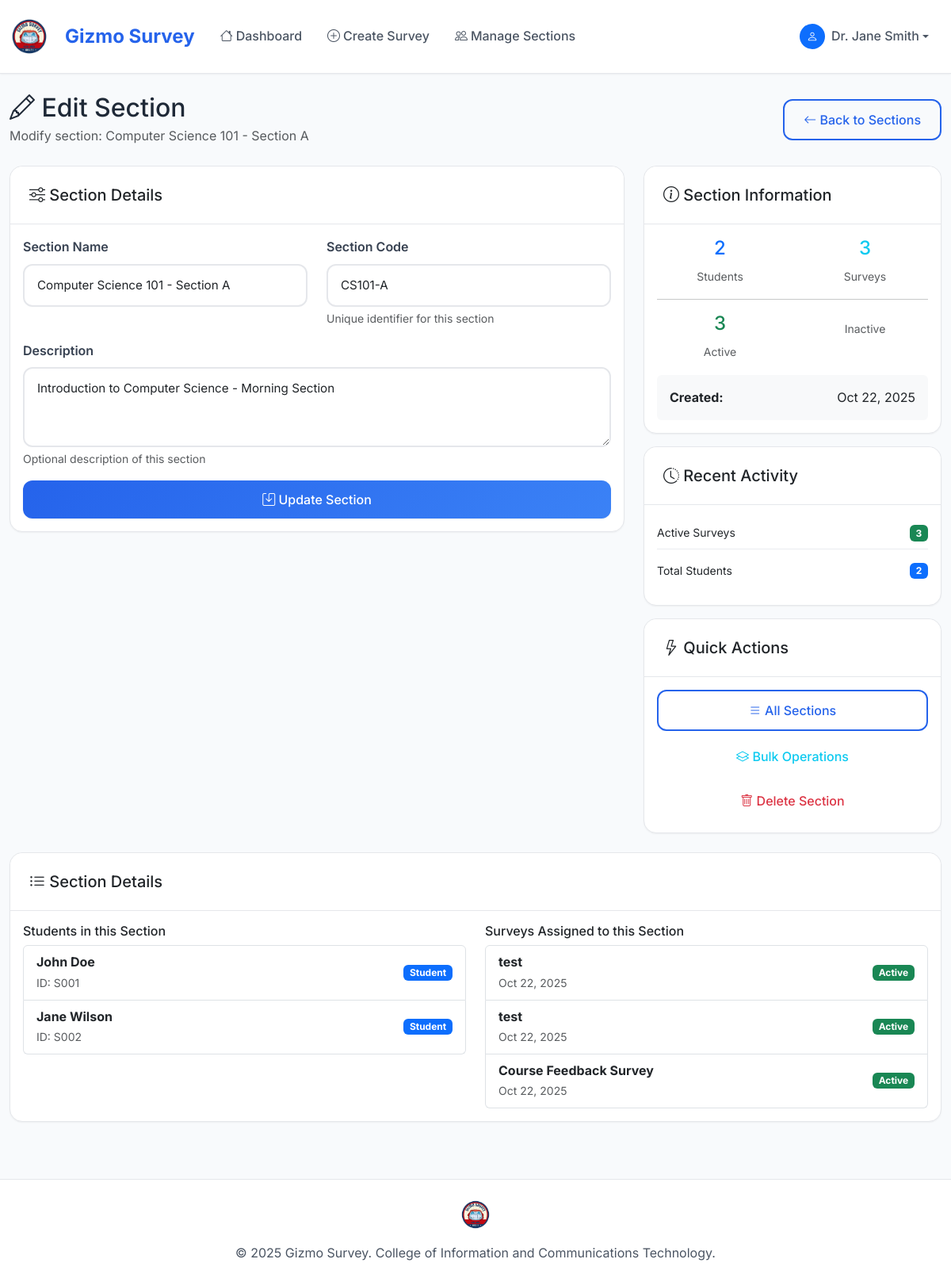
The page /teacher/section/1/edit/ (signed in) on the database its author committed.
### myapp/models.py (models this page shows, shortened)
class Section(models.Model):
    name = models.CharField(max_length=100)
    code = models.CharField(max_length=20, unique=True)
    description = models.TextField(blank=True)
    created_at = models.DateTimeField(auto_now_add=True)

class UserProfile(models.Model):
    ROLE_CHOICES = [
        ('student', 'Student'),
        ('teacher', 'Teacher'),
    ]
    user = models.OneToOneField(User, on_delete=models.CASCADE)
    role = models.CharField(max_length=10, choices=ROLE_CHOICES)
    section = models.ForeignKey(Section, on_delete=models.CASCADE, null=True, blank=True)
    student_id = models.CharField(max_length=20, blank=True, null=True)

class Survey(models.Model):
    title = models.CharField(max_length=200)
    description = models.TextField(blank=True)
    created_by = models.ForeignKey(User, on_delete=models.CASCADE, related_name='created_surveys')
    sections = models.ManyToManyField(Section, related_name='surveys')
    is_active = models.BooleanField(default=True)
    created_at = models.DateTimeField(auto_now_add=True)
    updated_at = models.DateTimeField(auto_now=True)
    due_date = models.DateTimeField(null=True, blank=True)
    class Meta:
        ordering = ['-created_at']

### myapp/views.py (the view)
# urls.py: path('teacher/section/<int:section_id>/edit/', views.edit_section, name='edit_section'),
@login_required
def edit_section(request, section_id):
    profile = UserProfile.objects.get(user=request.user)
    if profile.role != 'teacher':
        messages.error(request, 'Access denied. Teacher access required.')
        return redirect('home')
    section = get_object_or_404(Section, id=section_id)
    if request.method == 'POST':
        form = SectionForm(request.POST, instance=section)
        if form.is_valid():
            form.save()
            messages.success(request, 'Section updated successfully!')
            return redirect('manage_sections')
    else:
        form = SectionForm(instance=section)
    stats = {
        'total_students': UserProfile.objects.filter(section=section, role='student').count(),
        'total_surveys': Survey.objects.filter(sections=section).count(),
        'active_surveys': Survey.objects.filter(sections=section, is_active=True).count(),
    }
    context = {
        'section': section,
        'form': form,
        'stats': stats,
        'profile': profile,
    }
    return render(request, 'myapp/edit_section.html', context)

### myapp/templates/myapp/edit_section.html (shortened to what this page needs)
{% extends 'myapp/base.html' %}
{% block content %}
<div class="container-fluid py-4">
    <div class="row">
        <div class="col-12">
            <div class="d-flex justify-content-between align-items-center mb-4">
                <div>
                    <h2 class="mb-1">
                        <i class="bi bi-pencil"></i> Edit Section
                    </h2>
                    <p class="text-muted mb-0">
                        Modify section: {{ section.name }}
                    </p>
                </div>
                <div class="d-flex gap-2">
                    <a href="{% url 'manage_sections' %}" class="btn btn-outline-primary">
                        <i class="bi bi-arrow-left"></i> Back to Sections
                    </a>
                </div>
            </div>
        </div>
    </div>
    <div class="row">
        <div class="col-lg-8">
            <div class="card">
                <div class="card-header">
                    <h5 class="mb-0">
                        <i class="bi bi-sliders"></i> Section Details
                    </h5>
                </div>
                <div class="card-body">
                    <form method="post">
                        <div class="row">
                            <div class="col-md-6">
                                <div class="mb-3">
                                    <label for="{{ form.name.id_for_label }}" class="form-label">Section Name</label>
                                    {{ form.name }}
                                </div>
                            </div>
                            <div class="col-md-6">
                                <div class="mb-3">
                                    <label for="{{ form.code.id_for_label }}" class="form-label">Section Code</label>
                                    {{ form.code }}
                                    <div class="form-text">Unique identifier for this section</div>
                                </div>
                            </div>
                        </div>
                        <div class="mb-3">
                            <label for="{{ form.description.id_for_label }}" class="form-label">Description</label>
                            {{ form.description }}
                            <div class="form-text">Optional description of this section</div>
                        </div>
                        <div class="d-grid">
                            <button type="submit" class="btn btn-primary">
                                <i class="bi bi-save"></i> Update Section
                            </button>
                        </div>
                    </form>
                </div>
            </div>
        </div>
        <div class="col-lg-4">
            <div class="card">
                <div class="card-header">
                    <h5 class="mb-0">
                        <i class="bi bi-info-circle"></i> Section Information
                    </h5>
                </div>
                <div class="card-body">
                    <div class="row text-center">
                        <div class="col-6">
                            <h4 class="text-primary">{{ stats.total_students }}</h4>
                            <small class="text-muted">Students</small>
                        </div>
                        <div class="col-6">
                            <h4 class="text-info">{{ stats.total_surveys }}</h4>
                            <small class="text-muted">Surveys</small>
                        </div>
                    </div>
                    <hr>
                    <div class="row text-center">
                        <div class="col-6">
                            <h4 class="text-success">{{ stats.active_surveys }}</h4>
                            <small class="text-muted">Active</small>
                        </div>
                        <div class="col-6">
                            <small class="text-muted">Inactive</small>
                        </div>
                    </div>
                    <div class="mt-3 p-3 bg-light rounded">
                        <div class="d-flex justify-content-between align-items-center">
                            <span class="fw-bold">Created:</span>
                            <span>{{ section.created_at|date:"M d, Y" }}</span>
                        </div>
                    </div>
                </div>
            </div>
            <div class="card mt-3">
                <div class="card-header">
                    <h5 class="mb-0">
                        <i class="bi bi-clock-history"></i> Recent Activity
                    </h5>
                </div>
                <div class="card-body">
                    {% if stats.total_surveys > 0 %}
                        <div class="activity-item mb-2">
                            <div class="d-flex justify-content-between align-items-center">
                                <span class="small">Active Surveys</span>
                                <span class="badge bg-success">{{ stats.active_surveys }}</span>
                            </div>
                        </div>
                        <div class="activity-item mb-2">
                            <div class="d-flex justify-content-between align-items-center">
                                <span class="small">Total Students</span>
                                <span class="badge bg-primary">{{ stats.total_students }}</span>
                            </div>
                        </div>
                    {% else %}
                        <div class="text-center py-3">
                            <i class="bi bi-clipboard display-4 text-muted"></i>
                            <p class="text-muted mt-2 mb-0">No surveys assigned yet</p>
                        </div>
                    {% endif %}
                </div>
            </div>
            <div class="card mt-3">
                <div class="card-header">
                    <h5 class="mb-0">
                        <i class="bi bi-lightning"></i> Quick Actions
                    </h5>
                </div>
                <div class="card-body">
                    <div class="d-grid gap-2">
                        <a href="{% url 'manage_sections' %}" class="btn btn-outline-primary">
                            <i class="bi bi-list"></i> All Sections
                        </a>
                        <a href="{% url 'section_bulk_operations' %}" class="btn btn-outline-info">
                            <i class="bi bi-layers"></i> Bulk Operations
                        </a>
                        <a href="{% url 'delete_section' section.id %}"
                           class="btn btn-outline-danger"
                           onclick="return confirm('Are you sure you want to delete this section? This action cannot be undone.')">
                            <i class="bi bi-trash"></i> Delete Section
                        </a>
                    </div>
                </div>
            </div>
        </div>
    </div>
    <div class="row mt-4">
        <div class="col-12">
            <div class="card">
                <div class="card-header">
                    <h5 class="mb-0">
                        <i class="bi bi-list-ul"></i> Section Details
                    </h5>
                </div>
                <div class="card-body">
                    <div class="row">
                        <div class="col-md-6">
                            <h6>Students in this Section</h6>
                            {% if stats.total_students > 0 %}
                                <div class="list-group">
                                    {% for student in section.userprofile_set.filter|slice:":5" %}
                                        <div class="list-group-item d-flex justify-content-between align-items-center">
                                            <div>
                                                <strong>{{ student.user.get_full_name|default:student.user.username }}</strong>
                                                {% if student.student_id %}
                                                    <br><small class="text-muted">ID: {{ student.student_id }}</small>
                                                {% endif %}
                                            </div>
                                            <span class="badge bg-primary">Student</span>
                                        </div>
                                    {% endfor %}
                                </div>
                            {% else %}
                                <p class="text-muted">No students assigned to this section.</p>
                            {% endif %}
                        </div>
                        <div class="col-md-6">
                            <h6>Surveys Assigned to this Section</h6>
                            {% if stats.total_surveys > 0 %}
                                <div class="list-group">
                                    {% for survey in section.surveys.all|slice:":5" %}
                                        <div class="list-group-item d-flex justify-content-between align-items-center">
                                            <div>
                                                <strong>{{ survey.title }}</strong>
                                                <br><small class="text-muted">{{ survey.created_at|date:"M d, Y" }}</small>
                                            </div>
                                            <span class="badge bg-{% if survey.is_active %}success{% else %}secondary{% endif %}">
                                                {% if survey.is_active %}Active{% else %}Inactive{% endif %}
                                            </span>
                                        </div>
                                    {% endfor %}
                                </div>
                            {% else %}
                                <p class="text-muted">No surveys assigned to this section.</p>
                            {% endif %}
                        </div>
                    </div>
                </div>
            </div>
        </div>
    </div>
</div>
{% endblock %}

### myapp/templates/myapp/base.html (shortened to what this page needs)
<!DOCTYPE html>
<html lang="en">
<head>
    <link href="https://cdn.jsdelivr.net/npm/bootstrap@5.3.0/dist/css/bootstrap.min.css" rel="stylesheet">
    <link href="https://cdn.jsdelivr.net/npm/bootstrap-icons@1.10.0/font/bootstrap-icons.css" rel="stylesheet">
</head>
<body>
    <nav class="navbar navbar-expand-lg navbar-light">
        <div class="container-fluid">
            <a class="navbar-brand d-flex align-items-center" href="{% url 'home' %}">
                {% load static %}
                <img src="{% static 'myapp/images/logo_survey.png' %}" alt="Gizmo Survey Logo" class="navbar-logo">
                <span class="brand-text">Gizmo Survey</span>
            </a>
            {% if user.is_authenticated %}
            <div class="collapse navbar-collapse" id="navbarNav">
                <ul class="navbar-nav me-auto">
                    {% if user.userprofile.role == 'student' %}
                        <li class="nav-item">
                            <a class="nav-link" href="{% url 'student_dashboard' %}">
                                <i class="bi bi-house me-1"></i>Dashboard
                            </a>
                        </li>
                        <li class="nav-item">
                            <a class="nav-link" href="{% url 'student_history' %}">
                                <i class="bi bi-clock-history me-1"></i>My Responses
                            </a>
                        </li>
                    {% elif user.userprofile.role == 'teacher' %}
                        <li class="nav-item">
                            <a class="nav-link" href="{% url 'teacher_dashboard' %}">
                                <i class="bi bi-house me-1"></i>Dashboard
                            </a>
                        </li>
                        <li class="nav-item">
                            <a class="nav-link" href="{% url 'create_survey' %}">
                                <i class="bi bi-plus-circle me-1"></i>Create Survey
                            </a>
                        </li>
                        <li class="nav-item">
                            <a class="nav-link" href="{% url 'manage_sections' %}">
                                <i class="bi bi-people me-1"></i>Manage Sections
                            </a>
                        </li>
                    {% endif %}
                </ul>
                <ul class="navbar-nav">
                    <li class="nav-item dropdown">
                        <a class="nav-link dropdown-toggle d-flex align-items-center" href="#" role="button" data-bs-toggle="dropdown">
                            <div class="bg-primary rounded-circle d-flex align-items-center justify-content-center me-2" style="width: 32px; height: 32px;">
                                <i class="bi bi-person text-white" style="font-size: 0.875rem;"></i>
                            </div>
                            <span class="fw-medium">{{ user.get_full_name|default:user.username }}</span>
                        </a>
                    </li>
                </ul>
            </div>
            {% endif %}
        </div>
    </nav>
    <main class="main-content">
        {% block content %}{% endblock %}
    </main>
    <footer class="footer text-center py-4 mt-5">
        <div class="container">
            {% load static %}
            <img src="{% static 'myapp/images/logo_survey.png' %}" alt="Gizmo Survey Logo" class="footer-logo">
            <p class="mb-0">&copy; 2025 Gizmo Survey. College of Information and Communications Technology.</p>
        </div>
    </footer>
</body>
</html>

### rows shown on the page
Section: name "Computer Science 101 - Section A", code "CS101-A", description "Introduction to Computer Science - Morning Section", created_at "Oct 22, 2025"
UserProfile: user.get_full_name "John Doe", student_id "S001"
UserProfile: user.get_full_name "Jane Wilson", student_id "S002"
Survey: title "test", created_at "Oct 22, 2025", is_active "Active"
Survey: title "test", created_at "Oct 22, 2025", is_active "Active"
Survey: title "Course Feedback Survey", created_at "Oct 22, 2025", is_active "Active"

### other values the page prints
{{ user.get_full_name|default:user.username }} "Dr. Jane Smith"
{{ stats.total_students }} "2"
{{ stats.total_surveys }} "3"
{{ stats.active_surveys }} "3"
